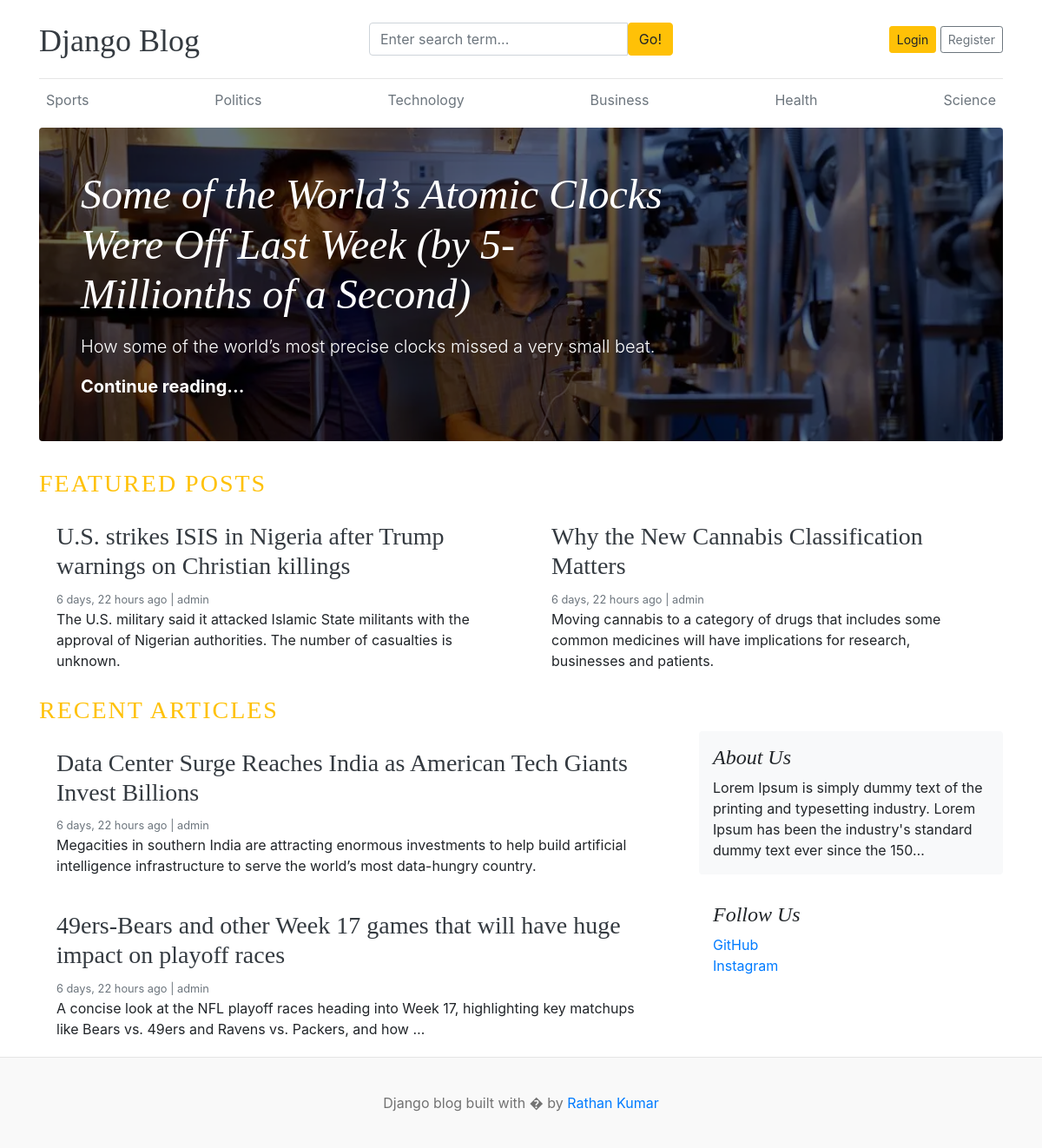
The page / on the database its author committed.
### articles/models.py (models this page shows)
class Category(models.Model):
    name = models.CharField(max_length=50, unique=True)
    created_at = models.DateTimeField(auto_now_add=True)
    updated_at = models.DateField(auto_now=True)
    def __str__(self) -> str:
        return self.name
    class Meta:
        verbose_name_plural = 'categories'

class Article(models.Model):
    title = models.CharField(max_length=100)
    slug = models.SlugField(max_length=150, unique=True, blank=True)
    category = models.ForeignKey(Category, on_delete=models.CASCADE)
    author = models.ForeignKey(User, on_delete=models.CASCADE)
    featured_image = models.ImageField(upload_to='uploads/%Y/%m/%d')
    short_description = models.TextField(max_length=500)
    body = models.TextField(max_length=15000)
    status = models.IntegerField(choices=STATUS_CHOICES, default=0)
    is_featured = models.BooleanField(default=False)
    created_at = models.DateTimeField(auto_now_add=True)
    updated_at = models.DateTimeField(auto_now=True)
    def __str__(self) -> str:
        return self.title

### assignments/models.py (models this page shows, shortened)
class About(models.Model):
    heading = models.CharField(max_length=20)
    description = models.TextField(max_length=1000)
    created_at = models.DateTimeField(auto_now_add=True)
    updated_at = models.DateTimeField(auto_now=True)
    class Meta:
        verbose_name_plural = 'about'

class SocialLink(models.Model):
    platform = models.CharField(max_length=30)
    url = models.URLField(max_length=100)
    created_at = models.DateTimeField(auto_now_add=True)
    updated_at = models.DateTimeField(auto_now=True)
    def __str__(self) -> str:
        return self.platform

### blog/views.py (the view)
# urls.py: path('', views.home, name='home'),
def home(request):
    featured_posts = Article.objects.filter(status=1, is_featured=True).order_by('-updated_at')
    posts = Article.objects.filter(status=1, is_featured=False)
    try:
        about = About.objects.get()
    except:
        about = None
    return render(request, 'home.html', { 'featured_posts': featured_posts, 'posts': posts, 'about': about })

### articles/context_processors.py (called while the page is built)
def get_categories(request):
    categories = Category.objects.all()
    return dict(categories=categories)

def get_social_links(request):
    social_links = SocialLink.objects.all()
    return dict(social_links=social_links)

### templates/home.html
{% extends 'base.html' %}
{% block content %}
  {% for post in featured_posts %}
    {% if forloop.first %}
    <div class="jumbotron p-3 p-md-5 text-white rounded bg-dark"
      style="background-image: url({{ post.featured_image.url }});background-blend-mode: overlay;background-size:cover;">
      <div class="col-md-8 px-0">
        <h1 class="display-4 font-italic">{{ post }}</h1>
        <p class="lead my-3">{{ post.short_description | truncatewords:25 }}</p>
        <p class="lead mb-0"><a href="{% url 'articles' post.slug %}" class="text-white font-weight-bold">Continue reading...</a></p>
      </div>
    </div>
    {% endif %}
  {% endfor %}
  <h3 class="text-uppercase text-warning" style="letter-spacing: 2px;">Featured Posts</h3>
  <div class="row mb-2">
    {% for post in featured_posts %}
      {% if not forloop.first %}
      <div class="col-md-6">
        <div class="card border-0">
          <div class="card-body">
            <a class="text-dark" href="{% url 'articles' post.slug %}"><h3>{{ post }}</h3></a>
            <small class="mb-1 text-muted"><time datetime="{{ post.created_at }}">{{ post.created_at | timesince }}
                ago</time> | {{ post.author }}</small>
            <p class="card-text">{{ post.short_description | truncatewords:25 }}</p>
          </div>
        </div>
      </div>
      {% endif %}
    {% endfor %}
  </div>
  <h3 class="text-uppercase text-warning" style="letter-spacing: 2px;">Recent articles</h3>
  <main role="main" class="container p-0">
    <div class="row">
      <div class="col-md-8 blog-main">
        {% for post in posts %}
        <div class="card border-0">
          <div class="card-body">
            <a class="text-dark" href="{% url 'articles' post.slug %}"><h3>{{ post }}</h3></a>
            <small class="mb-1 text-muted"><time datetime="{{ post.created_at }}">{{ post.created_at | timesince }}
                ago</time> | {{ post.author }}</small>
            <p class="card-text">{{ post.short_description | truncatewords:25 }}</p>
          </div>
        </div>
        {% endfor %}
      </div>
      <aside class="col-md-4 blog-sidebar">
        <div class="p-3 mb-3 bg-light rounded">
          <h4 class="font-italic">{{ about.heading }}</h4>
          <p class="mb-0">{{ about.description | truncatechars:150 }}</p>
        </div>
        {% if social_links %}
          <div class="p-3">
            <h4 class="font-italic">Follow Us</h4>
            <ol class="list-unstyled">
              {% for link in social_links %}
                <li><a href="{{ link.url }}" rel="noopener noreferrer" target="_blank">{{ link }}</a></li>
              {% endfor %}
            </ol>
          </div>
        {% endif %}
      </aside>
    </div>
  </main>
{% endblock %}

### templates/base.html (shortened to what this page needs)
{% load static %}
<!DOCTYPE html>
<html lang="en">
<head>
    <link href="https://getbootstrap.com/docs/4.0/dist/css/bootstrap.min.css" rel="stylesheet">
    <link href="{% static 'css/blog.css' %}" rel="stylesheet">
    <link rel="stylesheet" href="https://cdnjs.cloudflare.com/ajax/libs/font-awesome/4.7.0/css/font-awesome.min.css">
</head>
<body>
    <div class="container">
        <header class="blog-header py-3">
            <div class="row flex-nowrap justify-content-between align-items-center">
                <div class="col-4 pt-1">
                    <a class="blog-header-logo text-dark" href="/">Django Blog</a>
                </div>
                <div class="col-4">
                    <form action="{% url 'search' %}" method="get">
                        <div class="input-group">
                            <input class="form-control" type="text" name="keyword" value="{{ keyword }}" placeholder="Enter search term..."
                                aria-label="Enter search term..." aria-describedby="button-search" />
                            <button class="btn btn-warning" id="button-search" type="submit">Go!</button>
                        </div>
                    </form>
                </div>
                <div class="col-4 d-flex justify-content-end align-items-center">
                    {% if not user.is_authenticated %}
                        <a class="btn btn-sm btn-warning" href="{% url 'login' %}">Login</a> &nbsp;
                        <a class="btn btn-sm btn-outline-secondary" href="{% url 'register' %}">Register</a>
                    {% else %}
                        {% if user.is_staff %}
                            <a href="{% url 'dashboard' %}"><span>Dashboard</span></a>&emsp;
                        {% endif %}
                        <a href="{% url 'logout' %}"><span>Logout</span></a>
                    {% endif %}
                </div>
            </div>
        </header>
        <div class="nav-scroller py-1 mb-2">
            <nav class="nav d-flex justify-content-between">
                {% for category in categories %}
                    <a class="p-2 text-muted" href="{% url 'posts_by_category' category.id %}">{{ category }}</a>
                {% endfor %}
            </nav>
        </div>
        {% block content %}{% endblock %}
    </div>
    <footer class="blog-footer">
        <p>Django blog built with � by <a href="#">Rathan Kumar</a></p>
    </footer>
</body>
</html>

### blog/static/css/blog.css (style rules this page uses)
.blog-header { border-bottom: 1px solid #e5e5e5; }
.blog-header-logo { font-family: "Playfair Display", Georgia, "Times New Roman", serif; font-size: 2.25rem; }
h1, h2, h3, h4, h5, h6 { font-family: "Playfair Display", Georgia, "Times New Roman", serif; }
.display-4 { font-size: 2.5rem; }
@media (min-width: 768px) { .display-4 { font-size: 3rem; } }
.blog-footer { padding: 2.5rem 0; color: #727272; text-align: center; background-color: #f9f9f9; border-top: .05rem solid #e5e5e5; }
.blog-footer p:last-child { margin-bottom: 0; }

### rows shown on the page
Category: name "Sports"
Category: name "Politics"
Category: name "Technology"
Category: name "Business"
Category: name "Health"
Category: name "Science"
Article: featured_image (picture), title "Some of the World’s Atomic Clocks Were Off Last Week (by 5-Millionths of a Second)", short_description "How some of the world’s most precise clocks missed a very small beat."
Article: title "U.S. strikes ISIS in Nigeria after Trump warnings on Christian killings", created_at "6 days, 22 hours", author "admin", short_description "The U.S. military said it attacked Islamic State militants with the approval of Nigerian authorities. The number of casualties is unknown."
Article: title "Why the New Cannabis Classification Matters", created_at "6 days, 22 hours", author "admin", short_description "Moving cannabis to a category of drugs that includes some common medicines will have implications for research, businesses and patients."
Article: title "Data Center Surge Reaches India as American Tech Giants Invest Billions", created_at "6 days, 22 hours", author "admin", short_description "Megacities in southern India are attracting enormous investments to help build artificial intelligence infrastructure to serve the world’s most data-hungry country."
Article: title "49ers-Bears and other Week 17 games that will have huge impact on playoff races", created_at "6 days, 22 hours", author "admin", short_description "A concise look at the NFL playoff races heading into Week 17, highlighting key matchups like Bears vs. 49ers and Ravens vs. Packers, and how …"
About: heading "About Us", description "Lorem Ipsum is simply dummy text of the printing and typesetting industry. Lorem Ipsum has been the industry's standard dummy text ever since the 150…"
SocialLink: platform "GitHub"
SocialLink: platform "Instagram"
